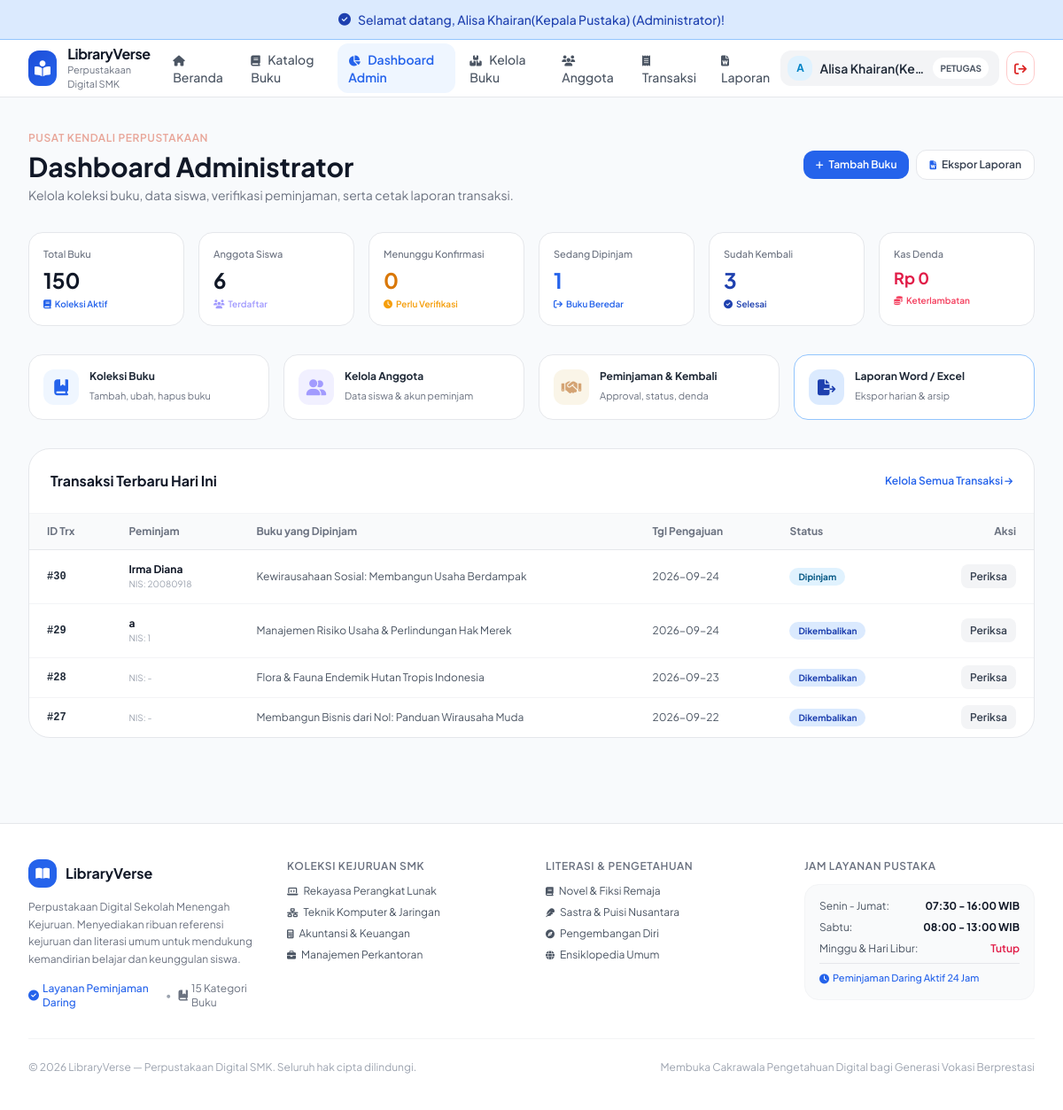
Screenshot of /index.php?c=admin&a=dashboard (signed in) with the database file from the repository.
### tables this page shows
CREATE TABLE `buku` (
  `id_buku` int(11) NOT NULL,
  `judul` varchar(150) NOT NULL,
  `penulis` varchar(80) NOT NULL,
  `id_kategori` int(11) NOT NULL,
  `id_penerbit` int(11) NOT NULL,
  `tahun_terbit` year(4) NOT NULL,
  `stok` int(5) NOT NULL DEFAULT 0,
  `gambar` varchar(100) DEFAULT NULL
);

CREATE TABLE `transaksi` (
  `id_transaksi` int(11) NOT NULL,
  `id_user` int(11) DEFAULT NULL,
  `id_admin` int(11) DEFAULT NULL,
  `tgl_pengajuan` date NOT NULL,
  `tgl_pinjam` date DEFAULT NULL,
  `batas_kembali` date DEFAULT NULL,
  `tgl_kembali` date DEFAULT NULL,
  `status` enum('menunggu','dipinjam','menunggu_kembali','dikembalikan','ditolak') NOT NULL DEFAULT 'dipinjam',
  `total_denda` decimal(10,2) NOT NULL DEFAULT 0.00
);

### controller/AdminController.php (called while the page is built, shortened)
<?php
require_once __DIR__ . '/../model/Transaksi.php';
class AdminController extends Controller {
    public function dashboard() {
        $bukuModel = new Buku();
        $userModel = new User();
        $transaksiModel = new Transaksi();
        $allBooks = $bukuModel->getAll();
        $allMembers = $userModel->getByRole('pengguna');
        $allTransactions = $transaksiModel->getAllTransactions();
        $pendingLoans = array_filter(
            $allTransactions,
            function ($t) {
                return ($t['status'] ?? '') === 'menunggu';
            }
        );
        $activeLoans = array_filter(
            $allTransactions,
            function ($t) {
                return ($t['status'] ?? '') === 'dipinjam';
            }
        );
        $returnedLoans = array_filter(
            $allTransactions,
            function ($t) {
                return ($t['status'] ?? '') === 'dikembalikan';
            }
        );
        $totalDenda = array_reduce(
            $allTransactions,
            function ($acc, $t) {
                return $acc + (int) ($t['total_denda'] ?? 0);
            },
            0
        );
        $todayTransactions = $transaksiModel->getTodayTransactions();
        $data = [
            'pageTitle' => 'Dashboard Administrator',
            'totalBuku' => count($allBooks),
            'totalAnggota' => count($allMembers),
            'totalPending' => count($pendingLoans),
            'totalActive' => count($activeLoans),
            'totalReturned' => count($returnedLoans),
            'totalDenda' => $totalDenda,
            'recentTransactions' => array_slice(
                $allTransactions,
                0,
                5
            ),
            'todayTransactions' => $todayTransactions
        ];
        $this->view(
            'admin/dashboard',
            $data
        );
    }
}
?>

### model/Model.php (called while the page is built, shortened)
<?php
require_once __DIR__ . '/../config/Database.php';
abstract class Model {
    protected $db;
    protected $table;
    public function __construct() {
        $this->db = Database::getInstance()->getConnection();
    }
    public function getAll() {
        $stmt = $this->db->prepare("SELECT * FROM {$this->table}");
        $stmt->execute();
        return $stmt->fetchAll();
    }
}

### config/Database.php (called while the page is built, shortened)
<?php
class Database {
    private $host    = "localhost";
    private $user    = "root";
    private $pass    = "";
    private $dbname  = "xii_rpl_1_alisa_paket4";
    private $charset = "utf8mb4";
    private static $instance = null;
    private $dbh;
    private function __construct() {
        $dsn = "mysql:host=" . $this->host . ";dbname=" . $this->dbname . ";charset=" . $this->charset;
        $options = [
            PDO::ATTR_PERSISTENT         => false,
            PDO::ATTR_ERRMODE            => PDO::ERRMODE_EXCEPTION,
            PDO::ATTR_DEFAULT_FETCH_MODE => PDO::FETCH_ASSOC,
            PDO::ATTR_EMULATE_PREPARES   => false,
        ];
        try {
            $this->dbh = new PDO($dsn, $this->user, $this->pass, $options);
        } catch (PDOException $e) {
            $this->error = $e->getMessage();
            die("Koneksi Database Gagal: " . $this->error . "<br>Pastikan database <b>" . $this->dbname . "</b> sudah di-import di phpMyAdmin!");
        }
    }
    public static function getInstance() {
        if (self::$instance === null) {
            self::$instance = new self();
        }
        return self::$instance;
    }
    public function getConnection() {
        return $this->dbh;
    }
}

### model/Transaksi.php (called while the page is built, shortened)
<?php
require_once __DIR__ . '/Model.php';
class Transaksi extends Model {
    private function getTransactionQuery() {
        return "SELECT
                    t.*,
                    COALESCE(
                        u.nama_lengkap,
                        CONCAT('Siswa ID #', t.id_user)
                    ) AS nama_peminjam,
                    COALESCE(u.nis, '-') AS nis,
                    GROUP_CONCAT(
                        CONCAT(
                            b.judul,
                            IF(
                                dt.jumlah > 1,
                                CONCAT(' (', dt.jumlah, 'x)'),
                                ''
                            )
                        )
                        SEPARATOR ' || '
                    ) AS daftar_buku,
                    COALESCE(SUM(dt.jumlah), 0) AS total_buku,
                    a.nama_lengkap AS nama_admin,
                    CASE
                        WHEN t.status = 'dipinjam'
                             AND t.batas_kembali IS NOT NULL
                             AND CURDATE() > t.batas_kembali
                        THEN
                            DATEDIFF(
                                CURDATE(),
                                t.batas_kembali
                            ) * 1000 * COALESCE(SUM(dt.jumlah), 0)
                        ELSE t.total_denda
                    END AS calculated_denda
                FROM transaksi t
                LEFT JOIN `user` u
                    ON t.id_user = u.id_user
                LEFT JOIN `user` a
                    ON t.id_admin = a.id_user
                    AND a.role = 'admin'
                LEFT JOIN detail_transaksi dt
                    ON t.id_transaksi = dt.id_transaksi
                LEFT JOIN buku b
                    ON dt.id_buku = b.id_buku";
    }
    public function getAllTransactions(
        $status = '',
        $startDate = '',
        $endDate = '',
        $search = ''
    ) {
        $sql = $this->getTransactionQuery();
        $sql .= " WHERE 1=1";
        $params = [];
        $sql .= "
            GROUP BY t.id_transaksi
            ORDER BY t.id_transaksi DESC
        ";
        $stmt = $this->db->prepare($sql);
        $stmt->execute($params);
        return $stmt->fetchAll();
    }
}
?>

### view/admin/dashboard.php (the view)
<div class="max-w-7xl mx-auto px-4 sm:px-6 lg:px-8 py-8 space-y-8">
    <div class="flex flex-col sm:flex-row sm:items-center justify-between gap-4">
        <div>
            <span class="text-xs font-semibold text-[#E8A598] uppercase tracking-wider">Pusat Kendali Perpustakaan</span>
            <h1 class="text-2xl sm:text-3xl font-bold text-gray-900 mt-1">Dashboard Administrator</h1>
            <p class="text-xs sm:text-sm text-gray-500 mt-1">
                Kelola koleksi buku, data siswa, verifikasi peminjaman, serta cetak laporan transaksi.
            </p>
        </div>
        <div class="flex items-center gap-2">
            <a href="index.php?c=buku&a=tambah" class="px-3.5 py-2 rounded-xl bg-[#8FA89B] hover:bg-[#789687] text-white text-xs font-semibold transition flex items-center gap-1.5 shadow-xs">
                <i class="fa-solid fa-plus text-[10px]"></i> Tambah Buku
            </a>
            <a href="index.php?c=laporan&a=index" class="px-3.5 py-2 rounded-xl border border-gray-200 bg-white hover:bg-gray-50 text-gray-700 text-xs font-semibold transition flex items-center gap-1.5 shadow-xs">
                <i class="fa-solid fa-file-word text-[10px] text-blue-600"></i> Ekspor Laporan
            </a>
        </div>
    </div>
    <div class="grid grid-cols-2 md:grid-cols-3 lg:grid-cols-6 gap-4">
        <div class="bg-white rounded-2xl p-4 border border-gray-200 shadow-xs">
            <span class="text-[11px] text-gray-500 font-medium block">Total Buku</span>
            <span class="text-2xl font-bold text-gray-900 block mt-1"><?= $totalBuku ?></span>
            <span class="text-[10px] text-[#8FA89B] font-semibold mt-1 block"><i class="fa-solid fa-book mr-1"></i>Koleksi Aktif</span>
        </div>
        <div class="bg-white rounded-2xl p-4 border border-gray-200 shadow-xs">
            <span class="text-[11px] text-gray-500 font-medium block">Anggota Siswa</span>
            <span class="text-2xl font-bold text-gray-900 block mt-1"><?= $totalAnggota ?></span>
            <span class="text-[10px] text-[#A29BFE] font-semibold mt-1 block"><i class="fa-solid fa-users mr-1"></i>Terdaftar</span>
        </div>
        <div class="bg-white rounded-2xl p-4 border border-gray-200 shadow-xs">
            <span class="text-[11px] text-gray-500 font-medium block">Menunggu Konfirmasi</span>
            <span class="text-2xl font-bold text-amber-600 block mt-1"><?= $totalPending ?></span>
            <span class="text-[10px] text-amber-500 font-semibold mt-1 block"><i class="fa-solid fa-clock mr-1"></i>Perlu Verifikasi</span>
        </div>
        <div class="bg-white rounded-2xl p-4 border border-gray-200 shadow-xs">
            <span class="text-[11px] text-gray-500 font-medium block">Sedang Dipinjam</span>
            <span class="text-2xl font-bold text-[#8FA89B] block mt-1"><?= $totalActive ?></span>
            <span class="text-[10px] text-[#8FA89B] font-semibold mt-1 block"><i class="fa-solid fa-arrow-right-from-bracket mr-1"></i>Buku Beredar</span>
        </div>
        <div class="bg-white rounded-2xl p-4 border border-gray-200 shadow-xs">
            <span class="text-[11px] text-gray-500 font-medium block">Sudah Kembali</span>
            <span class="text-2xl font-bold text-emerald-600 block mt-1"><?= $totalReturned ?></span>
            <span class="text-[10px] text-emerald-500 font-semibold mt-1 block"><i class="fa-solid fa-circle-check mr-1"></i>Selesai</span>
        </div>
        <div class="bg-white rounded-2xl p-4 border border-gray-200 shadow-xs">
            <span class="text-[11px] text-gray-500 font-medium block">Kas Denda</span>
            <span class="text-lg font-bold text-rose-600 block mt-1">Rp <?= number_format($totalDenda, 0, ',', '.') ?></span>
            <span class="text-[10px] text-rose-500 font-semibold mt-1 block"><i class="fa-solid fa-coins mr-1"></i>Keterlambatan</span>
        </div>
    </div>
    <div class="grid grid-cols-1 sm:grid-cols-2 lg:grid-cols-4 gap-4">
        <a href="index.php?c=buku&a=index" class="p-4 rounded-2xl bg-white border border-gray-200 hover:border-[#8FA89B] hover:shadow-xs transition flex items-center gap-3">
            <div class="w-10 h-10 rounded-xl bg-[#EAF0EC] text-[#557565] flex items-center justify-center text-lg">
                <i class="fa-solid fa-book-bookmark"></i>
            </div>
            <div>
                <strong class="text-xs text-gray-800 block">Koleksi Buku</strong>
                <span class="text-[11px] text-gray-500">Tambah, ubah, hapus buku</span>
            </div>
        </a>
        <a href="index.php?c=anggota&a=index" class="p-4 rounded-2xl bg-white border border-gray-200 hover:border-[#A29BFE] hover:shadow-xs transition flex items-center gap-3">
            <div class="w-10 h-10 rounded-xl bg-[#F1F0FF] text-[#A29BFE] flex items-center justify-center text-lg">
                <i class="fa-solid fa-user-group"></i>
            </div>
            <div>
                <strong class="text-xs text-gray-800 block">Kelola Anggota</strong>
                <span class="text-[11px] text-gray-500">Data siswa & akun peminjam</span>
            </div>
        </a>
        <a href="index.php?c=transaksi&a=index" class="p-4 rounded-2xl bg-white border border-gray-200 hover:border-amber-400 hover:shadow-xs transition flex items-center gap-3">
            <div class="w-10 h-10 rounded-xl bg-[#FAF5E8] text-[#D4A373] flex items-center justify-center text-lg">
                <i class="fa-solid fa-handshake"></i>
            </div>
            <div>
                <strong class="text-xs text-gray-800 block">Peminjaman & Kembali</strong>
                <span class="text-[11px] text-gray-500">Approval, status, denda</span>
            </div>
        </a>
        <a href="index.php?c=laporan&a=index" class="p-4 rounded-2xl bg-white border border-gray-200 hover:border-emerald-400 hover:shadow-xs transition flex items-center gap-3">
            <div class="w-10 h-10 rounded-xl bg-emerald-50 text-emerald-600 flex items-center justify-center text-lg">
                <i class="fa-solid fa-file-export"></i>
            </div>
            <div>
                <strong class="text-xs text-gray-800 block">Laporan Word / Excel</strong>
                <span class="text-[11px] text-gray-500">Ekspor harian & arsip</span>
            </div>
        </a>
    </div>
    <div class="bg-white rounded-3xl border border-gray-200 overflow-hidden shadow-xs">
        <div class="p-5 sm:p-6 border-b border-gray-100 flex items-center justify-between">
            <h3 class="font-bold text-gray-900 text-sm sm:text-base">Transaksi Terbaru Hari Ini</h3>
            <a href="index.php?c=transaksi&a=index" class="text-xs font-semibold text-[#8FA89B] hover:underline">
                Kelola Semua Transaksi <i class="fa-solid fa-arrow-right text-[10px]"></i>
            </a>
        </div>
        <div class="overflow-x-auto">
            <table class="w-full text-left text-xs text-gray-600">
                <thead class="bg-gray-50 text-gray-500 font-semibold border-b border-gray-200">
                    <tr>
                        <th class="px-5 py-3">ID Trx</th>
                        <th class="px-5 py-3">Peminjam</th>
                        <th class="px-5 py-3">Buku yang Dipinjam</th>
                        <th class="px-5 py-3">Tgl Pengajuan</th>
                        <th class="px-5 py-3">Status</th>
                        <th class="px-5 py-3 text-right">Aksi</th>
                    </tr>
                </thead>
                <tbody class="divide-y divide-gray-100">
                    <?php if (empty($recentTransactions)): ?>
                        <tr>
                            <td colspan="6" class="px-5 py-8 text-center text-gray-400">Belum ada transaksi peminjaman.</td>
                        </tr>
                    <?php else: ?>
                        <?php foreach ($recentTransactions as $t): ?>
                            <tr class="hover:bg-gray-50/50 transition">
                                <td class="px-5 py-3.5 font-mono font-semibold text-gray-800">#<?= $t['id_transaksi'] ?></td>
                                <td class="px-5 py-3.5">
                                    <strong class="text-gray-900 block"><?= htmlspecialchars($t['nama_peminjam']) ?></strong>
                                    <span class="text-[10px] text-gray-400">NIS: <?= $t['nis'] ?></span>
                                </td>
                                <td class="px-5 py-3.5">
                                    <span class="line-clamp-1 max-w-xs" title="<?= htmlspecialchars($t['daftar_buku']) ?>">
                                        <?= htmlspecialchars($t['daftar_buku'] ?: 'Tidak ada buku') ?>
                                    </span>
                                </td>
                                <td class="px-5 py-3.5"><?= $t['tgl_pengajuan'] ?></td>
                                <td class="px-5 py-3.5">
                                    <span class="px-2.5 py-1 rounded-full text-[10px] font-bold <?= $t['status'] === 'menunggu' ? 'bg-amber-100 text-amber-800' : ($t['status'] === 'dipinjam' ? 'bg-sky-100 text-sky-800' : ($t['status'] === 'dikembalikan' ? 'bg-emerald-100 text-emerald-800' : 'bg-red-100 text-red-800')) ?>">
                                        <?= ucfirst($t['status']) ?>
                                    </span>
                                </td>
                                <td class="px-5 py-3.5 text-right">
                                    <a href="index.php?c=transaksi&a=detail&id=<?= $t['id_transaksi'] ?>" class="px-2.5 py-1.5 rounded-lg bg-gray-100 hover:bg-gray-200 text-gray-700 font-semibold transition">
                                        Periksa
                                    </a>
                                </td>
                            </tr>
                        <?php endforeach; ?>
                    <?php endif; ?>
                </tbody>
            </table>
        </div>
    </div>
</div>

### rows the page displays
buku: id_buku "150", stok "0", id_penerbit "1"
transaksi: id_transaksi "30", nama_peminjam "Irma Diana", nis "20080918", daftar_buku "Kewirausahaan Sosial: Membangun Usaha Berdampak", tgl_pengajuan "2026-09-24", status "Dipinjam"
transaksi: id_transaksi "29", nama_peminjam "a", nis "1", daftar_buku "Manajemen Risiko Usaha & Perlindungan Hak Merek", tgl_pengajuan "2026-09-24", status "Dikembalikan"
transaksi: id_transaksi "28", nis "-", daftar_buku "Flora & Fauna Endemik Hutan Tropis Indonesia", tgl_pengajuan "2026-09-23", status "Dikembalikan"
transaksi: id_transaksi "27", nis "-", daftar_buku "Membangun Bisnis dari Nol: Panduan Wirausaha Muda", tgl_pengajuan "2026-09-22", status "Dikembalikan"

### other values shown
$flash['message'] "Selamat datang, Alisa Khairan(Kepala Pustaka) (Administrator)!"
substr($userName, 0, 1) "A"
$userName "Alisa Khairan(Ke…"
$totalAnggota "6"
$totalReturned "3"
